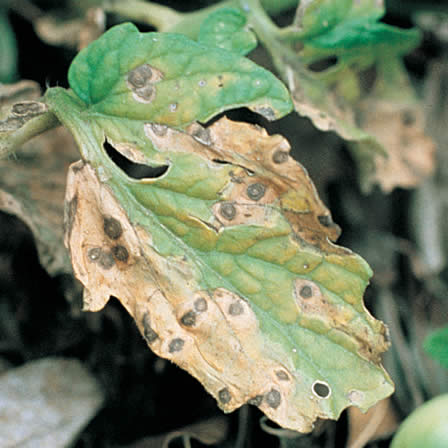
#> input picture PlantGuardAI/data/datasets/plantdoc/field_eval_samples/Field_Tomato Early blight leaf__100983448.jpg, 448 x 448 px
$ python -i vision.py   (imports and definitions only)   (older library calls are emulated)
#> lines starting #> are read from the running program, lines starting #| are printed output that depends on the picture; after the words box and inside, x2 and y2 are one past the last pixel; in counts of white or black regions, pixels touching at a corner belong together
"""
Computer Vision Analysis and Severity Estimation Module for PlantGuard AI.

Provides:
- Image quality assessment (blur, brightness, contrast, foliage ratio).
- Leaf foliage segmentation (Otsu & LAB/HSV thresholding).
- Experimental visual symptom segmentation (heuristic HSV color segmentation).
  SCIENTIFIC INTEGRITY NOTICE: Symptom highlighting and severity calculations are
  experimental visual estimates, NOT validated agronomic disease severity measurements.
"""

from typing import Tuple, Dict, Any, Optional
import cv2
import numpy as np
from PIL import Image


def assess_image_quality(pil_img: Image.Image) -> Dict[str, Any]:
    """
    Assess basic image quality to detect blur, poor lighting, or non-leaf input.
    """
    rgb = np.array(pil_img.convert("RGB"))
    gray = cv2.cvtColor(rgb, cv2.COLOR_RGB2GRAY)

    laplacian_var = float(cv2.Laplacian(gray, cv2.CV_64F).var())
    is_blurry = laplacian_var < 60.0

    mean_brightness = float(np.mean(gray))
    std_contrast = float(np.std(gray))
    is_underexposed = mean_brightness < 40.0
    is_overexposed = mean_brightness > 225.0
    is_low_contrast = std_contrast < 20.0

    warnings = []
    if is_blurry:
        warnings.append(f"Image may be blurry (Laplacian variance {laplacian_var:.1f} < 60.0)")
    if is_underexposed:
        warnings.append("Image appears underexposed / too dark")
    if is_overexposed:
        warnings.append("Image appears overexposed / washed out")
    if is_low_contrast:
        warnings.append("Image has very low contrast")

    return {
        "laplacian_variance": round(laplacian_var, 1),
        "is_blurry": is_blurry,
        "mean_brightness": round(mean_brightness, 1),
        "std_contrast": round(std_contrast, 1),
        "warnings": warnings,
        "is_acceptable": len(warnings) == 0
    }


def segment_leaf_foliage(rgb: np.ndarray) -> np.ndarray:
    """
    Segment the leaf foliage from the background using combined LAB and HSV color spaces.
    Returns binary mask (255 for leaf, 0 for background).
    """
    hsv = cv2.cvtColor(rgb, cv2.COLOR_RGB2HSV)
    lab = cv2.cvtColor(rgb, cv2.COLOR_RGB2LAB)

    lower_hsv = np.array([15, 20, 20])
    upper_hsv = np.array([100, 255, 255])
    mask_hsv = cv2.inRange(hsv, lower_hsv, upper_hsv)

    a_channel = lab[:, :, 1]
    mask_lab = cv2.inRange(a_channel, 0, 126)

    combined = cv2.bitwise_or(mask_hsv, mask_lab)

    kernel_small = cv2.getStructuringElement(cv2.MORPH_ELLIPSE, (5, 5))
    cleaned = cv2.morphologyEx(combined, cv2.MORPH_OPEN, kernel_small)

    kernel_close = cv2.getStructuringElement(cv2.MORPH_ELLIPSE, (15, 15))
    cleaned = cv2.morphologyEx(cleaned, cv2.MORPH_CLOSE, kernel_close)

    contours, _ = cv2.findContours(cleaned, cv2.RETR_EXTERNAL, cv2.CHAIN_APPROX_SIMPLE)
    leaf_mask = np.zeros_like(cleaned)
    total_area = rgb.shape[0] * rgb.shape[1]

    for cnt in contours:
        area = cv2.contourArea(cnt)
        if area > (0.01 * total_area):
            cv2.drawContours(leaf_mask, [cnt], -1, 255, -1)

    if cv2.countNonZero(leaf_mask) == 0:
        leaf_mask = cleaned

    return leaf_mask


def get_experimental_symptom_mask(rgb: np.ndarray, leaf_mask: np.ndarray) -> np.ndarray:
    """
    Experimental visual symptom segmentation using heuristic HSV color thresholds.
    NOTE: Heuristic visual aid, NOT a trained deep learning disease detector.
    """
    hsv = cv2.cvtColor(rgb, cv2.COLOR_RGB2HSV)

    brown_lower = np.array([3, 30, 20])
    brown_upper = np.array([30, 255, 210])
    brown_mask = cv2.inRange(hsv, brown_lower, brown_upper)

    dark_lower = np.array([0, 0, 0])
    dark_upper = np.array([180, 255, 65])
    dark_mask = cv2.inRange(hsv, dark_lower, dark_upper)

    yellow_lower = np.array([18, 70, 70])
    yellow_upper = np.array([35, 255, 255])
    yellow_mask = cv2.inRange(hsv, yellow_lower, yellow_upper)

    symptom_raw = cv2.bitwise_or(brown_mask, dark_mask)
    symptom_raw = cv2.bitwise_or(symptom_raw, yellow_mask)
    symptom_mask = cv2.bitwise_and(symptom_raw, leaf_mask)

    kernel = cv2.getStructuringElement(cv2.MORPH_ELLIPSE, (3, 3))
    symptom_mask = cv2.morphologyEx(symptom_mask, cv2.MORPH_OPEN, kernel)
    symptom_mask = cv2.morphologyEx(symptom_mask, cv2.MORPH_CLOSE, kernel)

    return symptom_mask


def analyze_severity_and_vision(pil_img: Image.Image) -> Dict[str, Any]:
    """
    Execute Computer Vision pipeline:
    - Foliage segmentation
    - Quality check
    - Experimental symptom segmentation
    - Mathematical severity estimation: (affected_leaf_pixels / total_valid_leaf_pixels) * 100
    - Heatmap and annotated visualization
    """
    rgb = np.array(pil_img.convert("RGB"))
    height, width = rgb.shape[:2]
    total_frame_pixels = height * width

    quality = assess_image_quality(pil_img)
    leaf_mask = segment_leaf_foliage(rgb)
    leaf_pixels = int(cv2.countNonZero(leaf_mask))
    leaf_coverage_pct = round((leaf_pixels / total_frame_pixels) * 100.0, 1)

    if leaf_pixels < (0.02 * total_frame_pixels) or leaf_pixels == 0:
        return {
            "valid": False,
            "reason": f"Insufficient leaf foliage detected ({leaf_coverage_pct}% of frame). Please capture or upload a clear leaf against a neutral background.",
            "leaf_coverage_pct": leaf_coverage_pct,
            "affected_area_pct": None,
            "severity_level": "Undetermined",
            "leaf_mask": leaf_mask,
            "symptom_mask": np.zeros_like(leaf_mask),
            "heatmap": rgb.copy(),
            "annotated": rgb.copy(),
            "quality": quality,
            "calculation_formula": "Affected Area (%) = 100 * (affected_leaf_pixels / total_valid_leaf_pixels)",
            "nature_of_estimate": "Experimental visual estimate (heuristic color segmentation - not a validated agronomic severity measurement)",
            "metrics": {
                "total_frame_pixels": total_frame_pixels,
                "leaf_pixels": leaf_pixels,
                "affected_pixels": 0,
            }
        }

    symptom_mask = get_experimental_symptom_mask(rgb, leaf_mask)
    affected_pixels = int(cv2.countNonZero(symptom_mask))

    affected_area_pct = round((affected_pixels / leaf_pixels) * 100.0, 1)
    affected_area_pct = min(100.0, max(0.0, affected_area_pct))

    if affected_area_pct < 10.0:
        severity_level = "Mild"
        severity_color = "green"
    elif affected_area_pct <= 30.0:
        severity_level = "Moderate"
        severity_color = "amber"
    else:
        severity_level = "Severe"
        severity_color = "red"

    blurred_mask = cv2.GaussianBlur(symptom_mask, (25, 25), 0)
    heatmap_colored = cv2.applyColorMap(blurred_mask, cv2.COLORMAP_JET)
    heatmap_rgb = cv2.cvtColor(heatmap_colored, cv2.COLOR_BGR2RGB)
    heatmap_rgb[leaf_mask == 0] = [10, 25, 40]

    annotated = rgb.copy()
    contours, _ = cv2.findContours(symptom_mask, cv2.RETR_EXTERNAL, cv2.CHAIN_APPROX_SIMPLE)
    contours = sorted(contours, key=cv2.contourArea, reverse=True)

    damage_boxes = 0
    for cnt in contours:
        area = cv2.contourArea(cnt)
        if area < 25:
            continue
        damage_boxes += 1
        x, y, w, h = cv2.boundingRect(cnt)
        cv2.rectangle(annotated, (x, y), (x + w, y + h), (255, 60, 60), 2)
        cv2.drawContours(annotated, [cnt], -1, (255, 200, 0), 1)

    return {
        "valid": True,
        "reason": "Valid leaf mask identified and analyzed.",
        "leaf_coverage_pct": leaf_coverage_pct,
        "affected_area_pct": affected_area_pct,
        "severity_level": severity_level,
        "severity_color": severity_color,
        "symptom_contour_count": damage_boxes,
        "leaf_mask": leaf_mask,
        "symptom_mask": symptom_mask,
        "heatmap": heatmap_rgb,
        "annotated": annotated,
        "quality": quality,
        "calculation_formula": "Affected Area (%) = 100 * (affected_leaf_pixels / total_valid_leaf_pixels)",
        "nature_of_estimate": "Experimental visual estimate (heuristic color segmentation - not a validated agronomic severity measurement)",
        "metrics": {
            "total_frame_pixels": total_frame_pixels,
            "leaf_pixels": leaf_pixels,
            "affected_pixels": affected_pixels,
        }
    }

>>> from PIL import Image
>>> picture = Image.open('../data/datasets/plantdoc/field_eval_samples/Field_Tomato Early blight leaf__100983448.jpg')
#> picture is the input picture: PIL image 448x448 RGB; mean R, G, B 121.8, 130.1, 101.7
>>> result = analyze_severity_and_vision(picture)
#> in assess_image_quality, `gray = cv2.cvtColor(rgb, cv2.COLOR_RGB2GRAY)`:
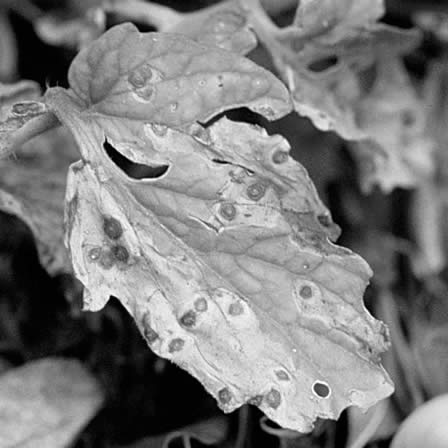
#> gray: shape (448, 448); min 0, max 255, mean 124.4
#> in assess_image_quality, `laplacian_var = float(cv2.Laplacian(gray, cv2.CV_64F).var())`: laplacian_var = 274.3
#> in assess_image_quality, `is_blurry = laplacian_var < 60.0`: is_blurry = False
#> in assess_image_quality, `mean_brightness = float(np.mean(gray))`: mean_brightness = 124.4
#> in assess_image_quality, `std_contrast = float(np.std(gray))`: std_contrast = 66.41
#> in assess_image_quality, `is_underexposed = mean_brightness < 40.0`: is_underexposed = False
#> in analyze_severity_and_vision, `quality = assess_image_quality(pil_img)`: quality = {'laplacian_variance': 274.3, 'is_blurry': False, 'mean_brightness': 124.4, 'std_contrast': 66.4, 'warnings': [], 'is_acceptable': True}
#> in segment_leaf_foliage, `hsv = cv2.cvtColor(rgb, cv2.COLOR_RGB2HSV)`: hsv: shape (448, 448, 3); mean H, S, V 46, 74.9, 135.2
#> in segment_leaf_foliage, `lab = cv2.cvtColor(rgb, cv2.COLOR_RGB2LAB)`: lab: shape (448, 448, 3); mean of channels 0, 1, 2 132.5, 120.2, 142.1
#> in segment_leaf_foliage, `mask_hsv = cv2.inRange(hsv, lower_hsv, upper_hsv)`:
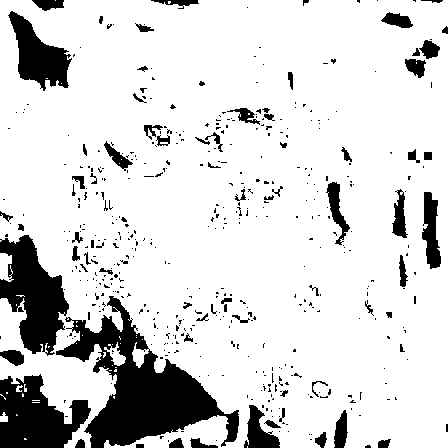
#> mask_hsv: shape (448, 448); 84.4% white; 486 black regions (412 under 20 px), largest, box (x1, y1, x2, y2) and area: (56, 296, 239, 448) 10191, (0, 235, 69, 356) 4685, (0, 374, 91, 448) 4296
#> in segment_leaf_foliage, `a_channel = lab[:, :, 1]`:
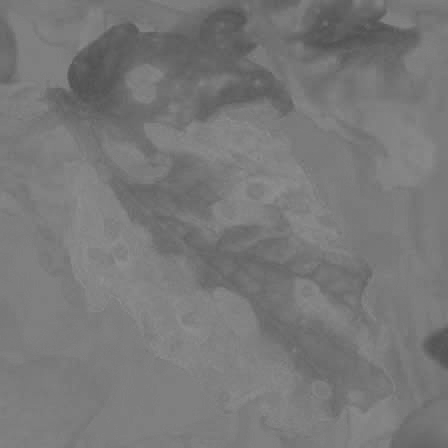
#> a_channel: shape (448, 448); min 81, max 145, mean 120.2
#> in segment_leaf_foliage, `mask_lab = cv2.inRange(a_channel, 0, 126)`: mask_lab: shape (448, 448); 73.6% white; 512 black regions (447 under 20 px), largest, box (x1, y1, x2, y2) and area: (28, 160, 331, 448) 25516, (144, 114, 352, 257) 9579, (364, 103, 437, 190) 3886
#> in segment_leaf_foliage, `combined = cv2.bitwise_or(mask_hsv, mask_lab)`: combined: shape (448, 448); 93.5% white; 697 black regions (632 under 20 px), largest, box (x1, y1, x2, y2) and area: (120, 365, 217, 441) 2943, (14, 242, 67, 320) 1598, (14, 19, 67, 83) 1347
#> in segment_leaf_foliage, `cleaned = cv2.morphologyEx(combined, cv2.MORPH_OPEN, kernel_small)`: cleaned: shape (448, 448); 91.3% white; 352 black regions (282 under 20 px), largest, box (x1, y1, x2, y2) and area: (111, 354, 238, 444) 4396, (0, 239, 67, 344) 2598, (10, 14, 69, 89) 1823
#> in segment_leaf_foliage, `cleaned = cv2.morphologyEx(cleaned, cv2.MORPH_CLOSE, kernel_close)`: cleaned: shape (448, 448); 96.3% white; 9 black regions
#> in segment_leaf_foliage, `contours, _ = cv2.findContours(cleaned, cv2.RETR_EXTERNAL, cv2.CHAIN_A..`: contours = 1 contour; box (x1, y1, x2, y2) and area: (0, 0, 448, 448) 198192
#> the loop in segment_leaf_foliage, `for cnt in contours:` made 1 pass
#> area on pass 1: 198192.5
#> after the loop in segment_leaf_foliage, `for cnt in contours:`:
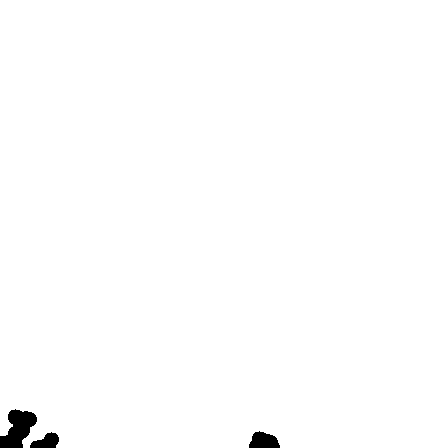
#> leaf_mask: shape (448, 448); 99.2% white; 3 black regions, box (x1, y1, x2, y2) and area: (0, 409, 37, 448) 882, (249, 431, 280, 448) 389, (30, 432, 59, 448) 299
#> in analyze_severity_and_vision, `leaf_pixels = int(cv2.countNonZero(leaf_mask))`: leaf_pixels = 199134
#> in analyze_severity_and_vision, `leaf_coverage_pct = round((leaf_pixels / total_frame_pixels) * 100.0, 1)`: leaf_coverage_pct = 99.2
#> in get_experimental_symptom_mask, `brown_mask = cv2.inRange(hsv, brown_lower, brown_upper)`: brown_mask: shape (448, 448); 19.1% white; 328 white regions (257 under 20 px), largest, box (x1, y1, x2, y2) and area: (168, 114, 360, 270) 8705, (0, 125, 336, 434) 8531, (356, 100, 440, 192) 4459
#> in get_experimental_symptom_mask, `dark_mask = cv2.inRange(hsv, dark_lower, dark_upper)`: dark_mask: shape (448, 448); 22.5% white; 69 white regions (45 under 20 px), largest, box (x1, y1, x2, y2) and area: (0, 210, 282, 448) 23712, (198, 107, 416, 251) 7639, (0, 0, 78, 96) 4277
#> in get_experimental_symptom_mask, `yellow_mask = cv2.inRange(hsv, yellow_lower, yellow_upper)`: yellow_mask: shape (448, 448); 12.2% white; 518 white regions (428 under 20 px), largest, box (x1, y1, x2, y2) and area: (221, 173, 365, 275) 3968, (200, 120, 296, 200) 2008, (299, 294, 388, 370) 1841
#> in get_experimental_symptom_mask, `symptom_raw = cv2.bitwise_or(brown_mask, dark_mask)`: symptom_raw: shape (448, 448); 41.4% white; 328 white regions (253 under 20 px), largest, box (x1, y1, x2, y2) and area: (0, 125, 412, 448) 36105, (168, 100, 440, 270) 20757, (0, 0, 102, 120) 6497
#> in get_experimental_symptom_mask, `symptom_raw = cv2.bitwise_or(symptom_raw, yellow_mask)`: symptom_raw: shape (448, 448); 45.8% white; 324 white regions (263 under 20 px), largest, box (x1, y1, x2, y2) and area: (0, 118, 412, 448) 42825, (144, 78, 440, 275) 25895, (0, 0, 102, 120) 6523
#> in get_experimental_symptom_mask, `symptom_mask = cv2.bitwise_and(symptom_raw, leaf_mask)`: symptom_mask: shape (448, 448); 45.6% white; 324 white regions (263 under 20 px), largest, box (x1, y1, x2, y2) and area: (0, 118, 412, 448) 42436, (144, 78, 440, 275) 25895, (0, 0, 102, 120) 6523
#> in get_experimental_symptom_mask, `kernel = cv2.getStructuringElement(cv2.MORPH_ELLIPSE, (3, 3))`: kernel = [[0, 1, 0], [1, 1, 1], [0, 1, 0]]
#> in get_experimental_symptom_mask, `symptom_mask = cv2.morphologyEx(symptom_mask, cv2.MORPH_OPEN, kernel)`: symptom_mask: shape (448, 448); 43.7% white; 164 white regions (76 under 20 px), largest, box (x1, y1, x2, y2) and area: (0, 120, 282, 448) 35266, (172, 100, 439, 275) 21735, (0, 0, 102, 118) 6373
#> in get_experimental_symptom_mask, `symptom_mask = cv2.morphologyEx(symptom_mask, cv2.MORPH_CLOSE, kernel)`:
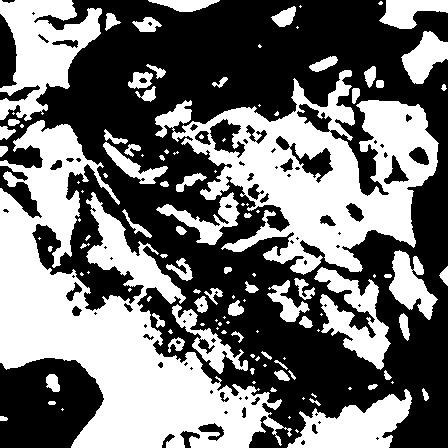
#> symptom_mask: shape (448, 448); 44.6% white; 121 white regions (54 under 20 px)
#> in analyze_severity_and_vision, `affected_pixels = int(cv2.countNonZero(symptom_mask))`: affected_pixels = 89582
#> in analyze_severity_and_vision, `affected_area_pct = round((affected_pixels / leaf_pixels) * 100.0, 1)`: affected_area_pct = 45
#> in analyze_severity_and_vision, `heatmap_rgb[leaf_mask == 0] = [10, 25, 40]`:
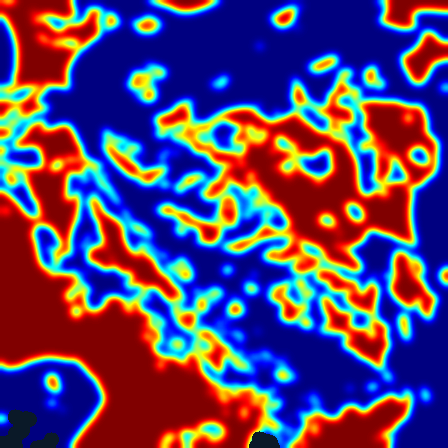
#> heatmap_rgb: shape (448, 448, 3); mean R, G, B 87.8, 67.7, 106.8
#> in analyze_severity_and_vision, `contours, _ = cv2.findContours(symptom_mask, cv2.RETR_EXTERNAL, cv2.CH..`: contours = 119 contours, 63 with area under 20; largest, box (x1, y1, x2, y2) and area: (0, 120, 292, 448) 35902, (155, 70, 439, 275) 26964, (0, 0, 102, 121) 6420, (287, 389, 412, 448) 3852, (314, 267, 391, 370) 3103
#> the loop in analyze_severity_and_vision, `for cnt in contours:` made 119 passes
#> (area, x, y, w, h) on passes 1 to 12: (35902.5, 0, 120, 292, 328), (26963.5, 155, 70, 284, 205), (6420, 0, 0, 102, 121), (3851.5, 287, 389, 125, 59), (3103, 314, 267, 77, 103), (1601.5, 389, 250, 49, 70), (1341.5, 172, 304, 76, 70), (1308, 401, 31, 47, 53), (1235, 156, 192, 84, 53), (1125, 379, 0, 69, 29), (723.5, 103, 142, 65, 42), (589.5, 267, 280, 43, 42)
#> area on passes 53 to 56: 23.5, 23, 22, 21
#> after the loop in analyze_severity_and_vision, `for cnt in contours:`:
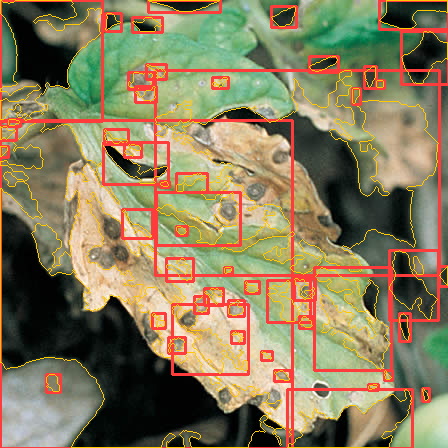
#> annotated: shape (448, 448, 3); 13.09% of pixels changed, all inside (x1, y1, x2, y2) = (0, 0, 448, 448)
#> after the loop in analyze_severity_and_vision, `for cnt in contours:`: damage_boxes = 52
#> result = 15 items
